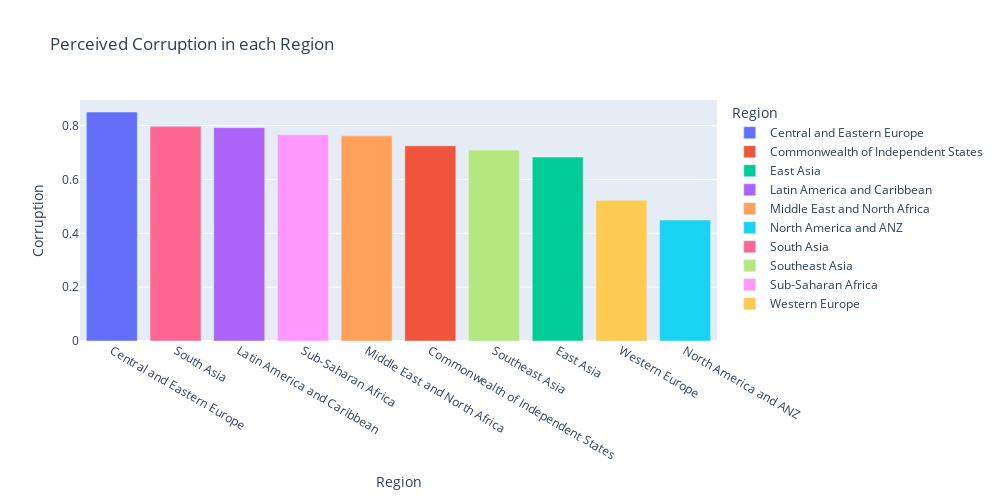

Notebook source saved alongside this figure:
### Code cell
fig = px.bar(
    corruption,
    x='regional_indicator',
    y='perceptions_of_corruption',
    title='Perceived Corruption in each Region',
    labels={
        'happiness_score': 'Happiness Score',
        'regional_indicator': 'Region',
        'perceptions_of_corruption': 'Corruption'
    },
    color='regional_indicator'
)
fig.layout.height = 500
fig.layout.width = 1000
fig.update_layout(xaxis={'categoryorder': 'total descending'})
fig.show()

### Figure 1 — Plotly figure (JSON) as saved in the notebook; plotly's stock layout.template omitted (floating-point values rounded to 4 significant figures)
{"data": [{"alignmentgroup": "True", "hovertemplate": "Region=%{x}<br>Corruption=%{y}<extra></extra>", "legendgroup": "Central and Eastern Europe", "marker": {"color": "#636efa", "pattern": {"shape": ""}}, "name": "Central and Eastern Europe", "offsetgroup": "Central and Eastern Europe", "orientation": "v", "showlegend": true, "textposition": "auto", "type": "bar", "x": ["Central and Eastern Europe"], "xaxis": "x", "y": [0.8505], "yaxis": "y"}, {"alignmentgroup": "True", "hovertemplate": "Region=%{x}<br>Corruption=%{y}<extra></extra>", "legendgroup": "Commonwealth of Independent States", "marker": {"color": "#EF553B", "pattern": {"shape": ""}}, "name": "Commonwealth of Independent States", "offsetgroup": "Commonwealth of Independent States", "orientation": "v", "showlegend": true, "textposition": "auto", "type": "bar", "x": ["Commonwealth of Independent States"], "xaxis": "x", "y": [0.7251], "yaxis": "y"}, {"alignmentgroup": "True", "hovertemplate": "Region=%{x}<br>Corruption=%{y}<extra></extra>", "legendgroup": "East Asia", "marker": {"color": "#00cc96", "pattern": {"shape": ""}}, "name": "East Asia", "offsetgroup": "East Asia", "orientation": "v", "showlegend": true, "textposition": "auto", "type": "bar", "x": ["East Asia"], "xaxis": "x", "y": [0.6833], "yaxis": "y"}, {"alignmentgroup": "True", "hovertemplate": "Region=%{x}<br>Corruption=%{y}<extra></extra>", "legendgroup": "Latin America and Caribbean", "marker": {"color": "#ab63fa", "pattern": {"shape": ""}}, "name": "Latin America and Caribbean", "offsetgroup": "Latin America and Caribbean", "orientation": "v", "showlegend": true, "textposition": "auto", "type": "bar", "x": ["Latin America and Caribbean"], "xaxis": "x", "y": [0.7926], "yaxis": "y"}, {"alignmentgroup": "True", "hovertemplate": "Region=%{x}<br>Corruption=%{y}<extra></extra>", "legendgroup": "Middle East and North Africa", "marker": {"color": "#FFA15A", "pattern": {"shape": ""}}, "name": "Middle East and North Africa", "offsetgroup": "Middle East and North Africa", "orientation": "v", "showlegend": true, "textposition": "auto", "type": "bar", "x": ["Middle East and North Africa"], "xaxis": "x", "y": [0.7622], "yaxis": "y"}, {"alignmentgroup": "True", "hovertemplate": "Region=%{x}<br>Corruption=%{y}<extra></extra>", "legendgroup": "North America and ANZ", "marker": {"color": "#19d3f3", "pattern": {"shape": ""}}, "name": "North America and ANZ", "offsetgroup": "North America and ANZ", "orientation": "v", "showlegend": true, "textposition": "auto", "type": "bar", "x": ["North America and ANZ"], "xaxis": "x", "y": [0.4492], "yaxis": "y"}, {"alignmentgroup": "True", "hovertemplate": "Region=%{x}<br>Corruption=%{y}<extra></extra>", "legendgroup": "South Asia", "marker": {"color": "#FF6692", "pattern": {"shape": ""}}, "name": "South Asia", "offsetgroup": "South Asia", "orientation": "v", "showlegend": true, "textposition": "auto", "type": "bar", "x": ["South Asia"], "xaxis": "x", "y": [0.7974], "yaxis": "y"}, {"alignmentgroup": "True", "hovertemplate": "Region=%{x}<br>Corruption=%{y}<extra></extra>", "legendgroup": "Southeast Asia", "marker": {"color": "#B6E880", "pattern": {"shape": ""}}, "name": "Southeast Asia", "offsetgroup": "Southeast Asia", "orientation": "v", "showlegend": true, "textposition": "auto", "type": "bar", "x": ["Southeast Asia"], "xaxis": "x", "y": [0.7091], "yaxis": "y"}, {"alignmentgroup": "True", "hovertemplate": "Region=%{x}<br>Corruption=%{y}<extra></extra>", "legendgroup": "Sub-Saharan Africa", "marker": {"color": "#FF97FF", "pattern": {"shape": ""}}, "name": "Sub-Saharan Africa", "offsetgroup": "Sub-Saharan Africa", "orientation": "v", "showlegend": true, "textposition": "auto", "type": "bar", "x": ["Sub-Saharan Africa"], "xaxis": "x", "y": [0.7659], "yaxis": "y"}, {"alignmentgroup": "True", "hovertemplate": "Region=%{x}<br>Corruption=%{y}<extra></extra>", "legendgroup": "Western Europe", "marker": {"color": "#FECB52", "pattern": {"shape": ""}}, "name": "Western Europe", "offsetgroup": "Western Europe", "orientation": "v", "showlegend": true, "textposition": "auto", "type": "bar", "x": ["Western Europe"], "xaxis": "x", "y": [0.5231], "yaxis": "y"}], "layout": {"barmode": "relative", "height": 500, "legend": {"title": {"text": "Region"}, "tracegroupgap": 0}, "title": {"text": "Perceived Corruption in each Region"}, "width": 1000, "xaxis": {"anchor": "y", "categoryarray": ["Central and Eastern Europe", "Commonwealth of Independent States", "East Asia", "Latin America and Caribbean", "Middle East and North Africa", "North America and ANZ", "South Asia", "Southeast Asia", "Sub-Saharan Africa", "Western Europe"], "categoryorder": "total descending", "domain": [0, 1], "title": {"text": "Region"}}, "yaxis": {"anchor": "x", "domain": [0, 1], "title": {"text": "Corruption"}}}}
